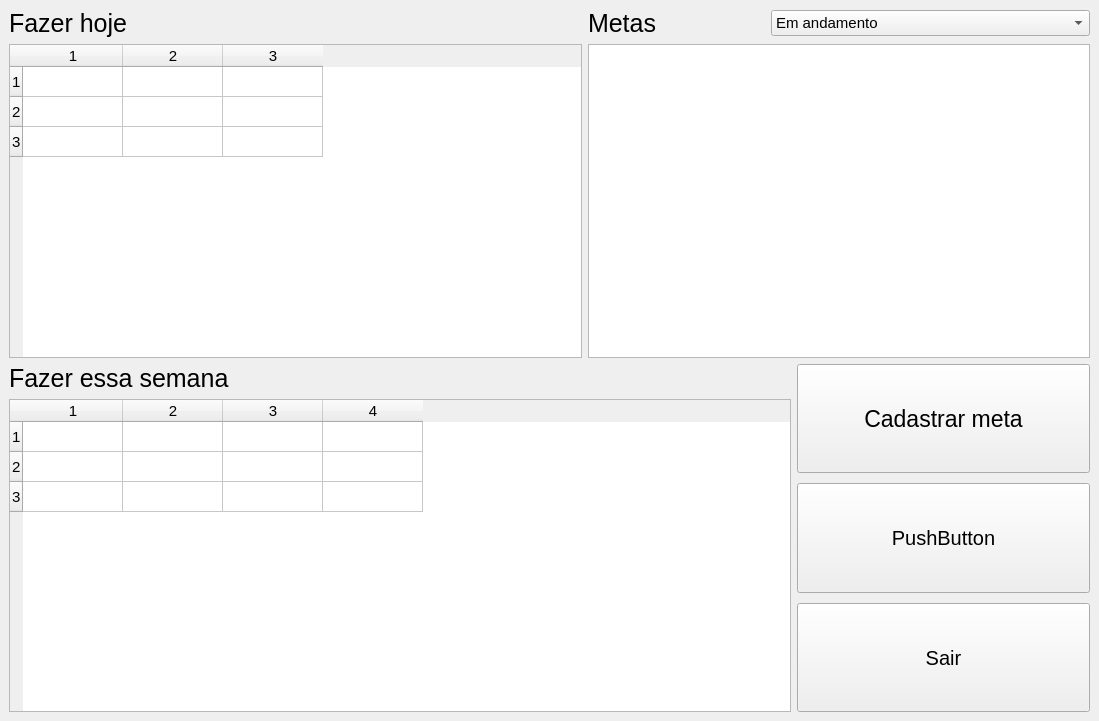
<?xml version="1.0" encoding="UTF-8"?>
<ui version="4.0">
 <class>MainWindow</class>
 <widget class="QMainWindow" name="MainWindow">
  <property name="geometry">
   <rect>
    <x>0</x>
    <y>0</y>
    <width>1099</width>
    <height>721</height>
   </rect>
  </property>
  <property name="windowTitle">
   <string>MainWindow</string>
  </property>
  <widget class="QWidget" name="centralwidget">
   <layout class="QVBoxLayout" name="verticalLayout_5" stretch="1,1">
    <item>
     <layout class="QHBoxLayout" name="horizontalLayout_2" stretch="8,7">
      <item>
       <layout class="QVBoxLayout" name="verticalLayout">
        <item>
         <widget class="QLabel" name="label_3">
          <property name="font">
           <font>
            <pointsize>19</pointsize>
           </font>
          </property>
          <property name="text">
           <string>Fazer hoje</string>
          </property>
         </widget>
        </item>
        <item>
         <widget class="QTableWidget" name="tableWidget">
          <property name="font">
           <font>
            <pointsize>11</pointsize>
           </font>
          </property>
          <property name="rowCount">
           <number>3</number>
          </property>
          <property name="columnCount">
           <number>3</number>
          </property>
          <row/>
          <row/>
          <row/>
          <column/>
          <column/>
          <column/>
         </widget>
        </item>
       </layout>
      </item>
      <item>
       <layout class="QVBoxLayout" name="verticalLayout_3">
        <item>
         <layout class="QHBoxLayout" name="horizontalLayout" stretch="5,9">
          <item>
           <widget class="QLabel" name="label">
            <property name="font">
             <font>
              <pointsize>19</pointsize>
             </font>
            </property>
            <property name="text">
             <string>Metas</string>
            </property>
           </widget>
          </item>
          <item>
           <widget class="QComboBox" name="comboBox">
            <property name="font">
             <font>
              <pointsize>11</pointsize>
             </font>
            </property>
            <item>
             <property name="text">
              <string>Em andamento</string>
             </property>
            </item>
            <item>
             <property name="text">
              <string>Concluidas</string>
             </property>
            </item>
            <item>
             <property name="text">
              <string>Canceladas</string>
             </property>
            </item>
           </widget>
          </item>
         </layout>
        </item>
        <item>
         <widget class="QListWidget" name="listWidget">
          <property name="font">
           <font>
            <pointsize>13</pointsize>
           </font>
          </property>
          <property name="movement">
           <enum>QListView::Static</enum>
          </property>
          <property name="viewMode">
           <enum>QListView::ListMode</enum>
          </property>
         </widget>
        </item>
       </layout>
      </item>
     </layout>
    </item>
    <item>
     <layout class="QHBoxLayout" name="horizontalLayout_3" stretch="8,3">
      <item>
       <layout class="QVBoxLayout" name="verticalLayout_2">
        <item>
         <widget class="QLabel" name="label_2">
          <property name="font">
           <font>
            <pointsize>19</pointsize>
           </font>
          </property>
          <property name="text">
           <string>Fazer essa semana</string>
          </property>
         </widget>
        </item>
        <item>
         <widget class="QTableWidget" name="tableWidget_2">
          <property name="font">
           <font>
            <pointsize>11</pointsize>
           </font>
          </property>
          <property name="rowCount">
           <number>3</number>
          </property>
          <property name="columnCount">
           <number>4</number>
          </property>
          <row/>
          <row/>
          <row/>
          <column/>
          <column/>
          <column/>
          <column/>
         </widget>
        </item>
       </layout>
      </item>
      <item>
       <layout class="QVBoxLayout" name="verticalLayout_4" stretch="1,1,1">
        <property name="spacing">
         <number>10</number>
        </property>
        <item>
         <widget class="QPushButton" name="btn_cadastrar_meta">
          <property name="sizePolicy">
           <sizepolicy hsizetype="Minimum" vsizetype="Minimum">
            <horstretch>0</horstretch>
            <verstretch>0</verstretch>
           </sizepolicy>
          </property>
          <property name="font">
           <font>
            <pointsize>17</pointsize>
           </font>
          </property>
          <property name="text">
           <string>Cadastrar meta</string>
          </property>
         </widget>
        </item>
        <item>
         <widget class="QPushButton" name="pushButton_2">
          <property name="sizePolicy">
           <sizepolicy hsizetype="Minimum" vsizetype="Minimum">
            <horstretch>0</horstretch>
            <verstretch>0</verstretch>
           </sizepolicy>
          </property>
          <property name="font">
           <font>
            <pointsize>15</pointsize>
           </font>
          </property>
          <property name="text">
           <string>PushButton</string>
          </property>
         </widget>
        </item>
        <item>
         <widget class="QPushButton" name="btn_sair">
          <property name="sizePolicy">
           <sizepolicy hsizetype="Minimum" vsizetype="Minimum">
            <horstretch>0</horstretch>
            <verstretch>0</verstretch>
           </sizepolicy>
          </property>
          <property name="font">
           <font>
            <pointsize>15</pointsize>
           </font>
          </property>
          <property name="text">
           <string>Sair</string>
          </property>
         </widget>
        </item>
       </layout>
      </item>
     </layout>
    </item>
   </layout>
  </widget>
 </widget>
 <resources/>
 <connections/>
</ui>
